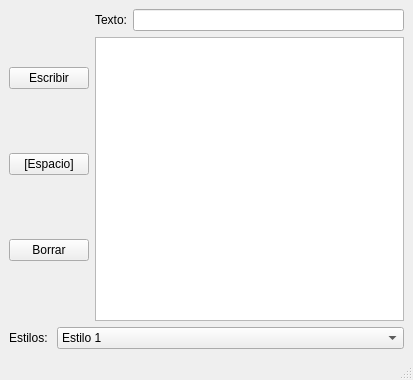
<?xml version="1.0" encoding="UTF-8"?>
<ui version="4.0">
 <class>MainWindow</class>
 <widget class="QMainWindow" name="MainWindow">
  <property name="geometry">
   <rect>
    <x>0</x>
    <y>0</y>
    <width>413</width>
    <height>380</height>
   </rect>
  </property>
  <property name="windowTitle">
   <string>MainWindow</string>
  </property>
  <widget class="QWidget" name="centralwidget">
   <layout class="QVBoxLayout" name="verticalLayout_3">
    <item>
     <layout class="QHBoxLayout" name="horizontalLayout_2">
      <item>
       <layout class="QVBoxLayout" name="verticalLayout">
        <item>
         <widget class="QPushButton" name="pushButton">
          <property name="text">
           <string>Escribir</string>
          </property>
         </widget>
        </item>
        <item>
         <widget class="QPushButton" name="pushButton_2">
          <property name="text">
           <string>[Espacio]</string>
          </property>
         </widget>
        </item>
        <item>
         <widget class="QPushButton" name="pushButton_3">
          <property name="text">
           <string>Borrar</string>
          </property>
         </widget>
        </item>
       </layout>
      </item>
      <item>
       <layout class="QVBoxLayout" name="verticalLayout_2">
        <item>
         <layout class="QHBoxLayout" name="horizontalLayout">
          <item>
           <widget class="QLabel" name="label">
            <property name="text">
             <string>Texto:</string>
            </property>
           </widget>
          </item>
          <item>
           <widget class="QLineEdit" name="lineEdit"/>
          </item>
         </layout>
        </item>
        <item>
         <widget class="QTextEdit" name="textEdit">
          <property name="enabled">
           <bool>true</bool>
          </property>
          <property name="readOnly">
           <bool>true</bool>
          </property>
         </widget>
        </item>
       </layout>
      </item>
     </layout>
    </item>
    <item>
     <layout class="QHBoxLayout" name="horizontalLayout_3" stretch="0,1">
      <item>
       <widget class="QLabel" name="label_2">
        <property name="text">
         <string>Estilos: </string>
        </property>
       </widget>
      </item>
      <item>
       <widget class="QComboBox" name="comboBox">
        <item>
         <property name="text">
          <string>Estilo 1</string>
         </property>
        </item>
        <item>
         <property name="text">
          <string>Estilo 2</string>
         </property>
        </item>
        <item>
         <property name="text">
          <string>Estilo 3</string>
         </property>
        </item>
        <item>
         <property name="text">
          <string>Estilo 4</string>
         </property>
        </item>
       </widget>
      </item>
     </layout>
    </item>
   </layout>
  </widget>
  <widget class="QMenuBar" name="menubar">
   <property name="geometry">
    <rect>
     <x>0</x>
     <y>0</y>
     <width>413</width>
     <height>33</height>
    </rect>
   </property>
  </widget>
  <widget class="QStatusBar" name="statusbar"/>
 </widget>
 <resources/>
 <connections/>
</ui>
